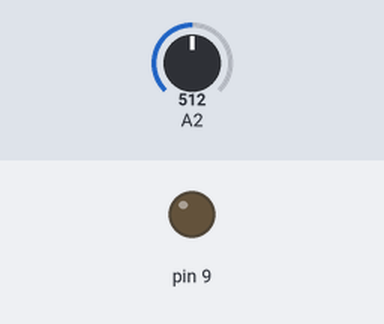
Simulated run of this sketch. Board: Arduino Uno, built with avr-gcc and run on an emulated ATmega328P. Parts: output pins drawn as LEDs (lit = HIGH). Inputs (shaded band) come from the test bench; at power-on: A2 = 512. What the sketch prints to the serial monitor is not drawn. At 0.0 s the program stops and its outputs stay as they are.

Above: at 0.1 s.
Timing chart, 0 to 1.5 s (numbered marks = the images above):
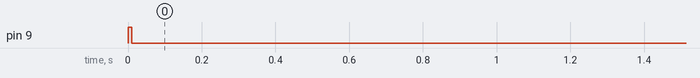

Measured:
- by itself, pin 9: HIGH → LOW at 0.01 s

The sketch:

Capacimeter.ino
```cpp
/*--------- TIMER 1 CONFIG macros ---------*/
/*sets CTC mode*/
#define CTC_mode()        TCCR1B = 0b00001000

/*compare threshold A - Pin Hi*/
#define threshold_A_Hi()  TCCR1A = 0b11000000

/*compare threshold A - Pin Low*/
#define threshold_A_Low() TCCR1A = 0b10000000

/*forces transition*/
#define transec()         TCCR1C = 0b10000000

/*compare threshold B - Pin toggle*/
#define threshold_B_toggle() TCCR1A |= 0b00010000

/*Starts timer 1 setting prescaler to 1*/
#define startTIM1()    TCCR1B |= 1

/*Stops timer 1 setting prescaler to 0*/
#define stopTIM1()     TCCR1B &= ~ 1

/*---------- ADC CONFIG macros -------------*/
/*enables trigger hardware and sets Prescaler 128*/
#define setTrigPsc()   ADCSRA =  0b10110111

/*select Timer 1 threshold B*/
#define TIM1_threshold_B()  ADCSRB = 0b00000101

/*clears IF ADC reg*/
#define clr_IF_ADC()  ADCSRA |= 16

/*waits for IF ADC reg*/
#define wait_IF_ADC() while(!(ADCSRA & 16))


#define Rs    100000.0 // 100 kOhm
#define T     0.0004   // 400 us
#define thA   T*16e6  //threshold A
#define thB   10      // threshold B
#define START thA - 1
#define SAMPLES 1000


void setupTIM1(){
  CTC_mode();
  threshold_A_Hi();
  transec();
  threshold_A_Low();
  threshold_B_toggle();

  // setting threshdolds and start
  setThresholdA(thA);
  setThresholdB(thB);
  setStart(START);

  enableInterruptB();
}


void setupADC(){
  analogRead(A2);

  // setting trigger and prescaler
  setTrigPsc();

  // choosing compare match B timer 1
  TIM1_threshold_B();
}

/**
 * measures voltage clearing
 * IF ADC, waiting and then reading
 * V from ADC
 */
uint16_t readV(){
  clr_IF_ADC();
  wait_IF_ADC();

  uint16_t  V = ADC;

  return V;
}

/**
 * sets threshold A
 * manipulating OCR1A register
 * @param threshold A
 */
void setThresholdA(unsigned int tA){
  OCR1A = tA;
}

/**
 * sets threshold B
 * manipulating OCR1B register
 * @param threshold B
 */
void setThresholdB(unsigned int tB){
  OCR1B = tB;
}


/**
 * sets start time
 * manipulating TCNT1 register
 * @param start
 */
void setStart(unsigned int start){
  TCNT1 = start;
}


/**
 * enables interrupt for
 * threshold B manipulating
 * TIFR1 and TIMSK1 registers
 */
void enableInterruptB(){
  TIFR1 |= 4;
  TIMSK1 |= 4;
}

/**
 * interrupt service routine
 * TIMER 1
 */
ISR(TIMER1_COMPB_vect) {}


void setup() {
  // timer 1 setup
  Serial.begin(57600);
  pinMode(9, OUTPUT);

  setupTIM1();
  setupADC();
}

void loop() {
   uint16_t V0, V1;

   delay(10);
   startTIM1();

   // reading
   V0 = readV();
   V1 = readV();

   stopTIM1();

   // computing capacity
   float C = T  / (Rs * log((float)V0/(float)V1));

   // dislaying C
   Serial.println("C = " + String(C* 1000000000.0) + " nF");

   // stop program
   while(1);
}
```
